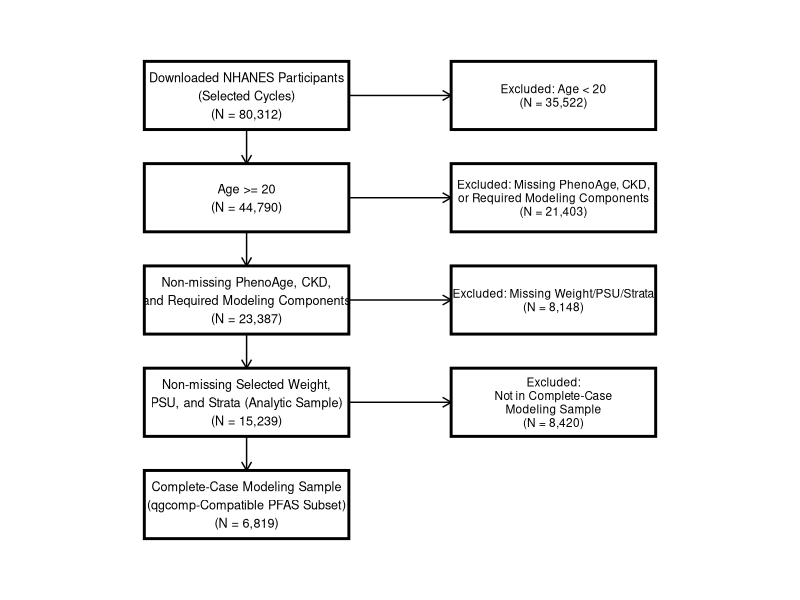
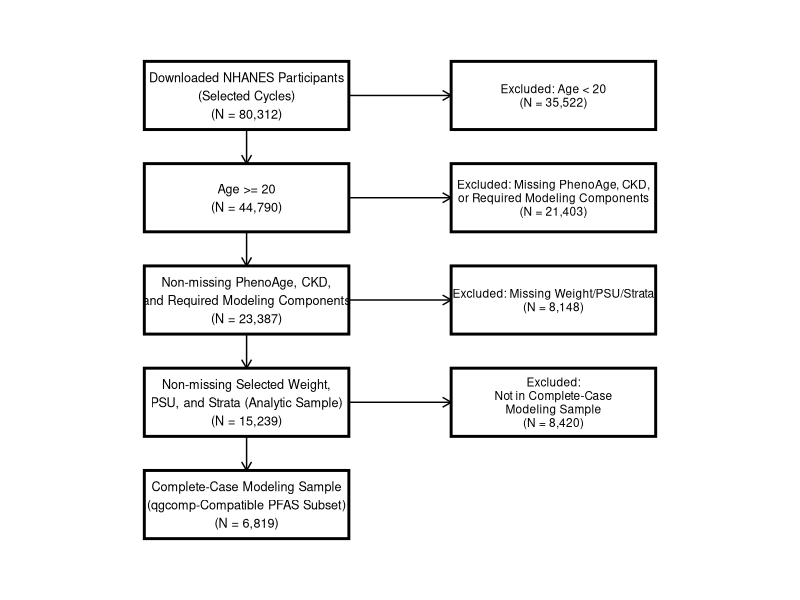

These figures' R source, in order:
library(ggplot2)
library(grid)

# ---- Main vertical boxes (simplified to key analytic steps) ----
main_labels <- c(
  "Downloaded NHANES Participants\n(Selected Cycles)\n(N = 80,312)",
  "Age >= 20\n(N = 44,790)",
  "Non-missing PhenoAge, CKD,\nand Required Modeling Components\n(N = 23,387)",
  "Non-missing Selected Weight,\nPSU, and Strata (Analytic Sample)\n(N = 15,239)",
  "Complete-Case Modeling Sample\n(qgcomp-Compatible PFAS Subset)\n(N = 6,819)"
)

exclusion_labels <- c(
  "Excluded: Age < 20\n(N = 35,522)",
  "Excluded: Missing PhenoAge, CKD,\nor Required Modeling Components\n(N = 21,403)",
  "Excluded: Missing Weight/PSU/Strata\n(N = 8,148)",
  "Excluded:\nNot in Complete-Case\nModeling Sample\n(N = 8,420)"
)

top_y <- 20
step_gap <- 3
box_height <- 2

boxes <- data.frame(
  xmin = 0,
  xmax = 6,
  ymax = top_y - (seq_along(main_labels) - 1) * step_gap,
  label = main_labels
)
boxes$ymin <- boxes$ymax - box_height

# ---- Exclusion boxes ----
exclusions <- data.frame(
  xmin = 9,
  xmax = 15,
  ymax = boxes$ymax[seq_along(exclusion_labels)],
  label = exclusion_labels
)
exclusions$ymin <- exclusions$ymax - box_height

p <- ggplot() +
  
  # Main boxes
  geom_rect(data = boxes,
            aes(xmin = xmin, xmax = xmax,
                ymin = ymin, ymax = ymax),
            fill = "white", color = "black", linewidth = 1) +
  
  # Exclusion boxes
  geom_rect(data = exclusions,
            aes(xmin = xmin, xmax = xmax,
                ymin = ymin, ymax = ymax),
            fill = "white", color = "black", linewidth = 1) +
  
  # Vertical arrows
  geom_segment(
    data = data.frame(
      x = 3, xend = 3,
      y = boxes$ymin[-nrow(boxes)],
      yend = boxes$ymax[-1]
    ),
    aes(x = x, xend = xend, y = y, yend = yend),
    arrow = arrow(length = unit(0.25, "cm"))
  ) +
  
  # Horizontal exclusion arrows
  geom_segment(
    data = data.frame(
      x = 6, xend = 9,
      y = (boxes$ymin[seq_len(nrow(exclusions))] + boxes$ymax[seq_len(nrow(exclusions))]) / 2,
      yend = (boxes$ymin[seq_len(nrow(exclusions))] + boxes$ymax[seq_len(nrow(exclusions))]) / 2
    ),
    aes(x = x, xend = xend, y = y, yend = yend),
    arrow = arrow(length = unit(0.25, "cm"))
  ) +
  
  # Text labels
  geom_text(data = boxes,
            aes(x = 3, y = (ymin + ymax)/2, label = label),
            size = 3.2) +
  
  geom_text(data = exclusions,
            aes(x = 12, y = (ymin + ymax)/2, label = label),
            size = 3.0, lineheight = 0.95) +
  
  theme_void() +
  theme(
    text = element_text(family = "Times New Roman"),
    plot.title = element_text(
      hjust = 0.5,
      size = 16,
      face = "bold"
    )
  ) +
  
  coord_fixed() +
  xlim(-1, 16) +
  ylim(min(boxes$ymin) - 1, top_y + 1)

# Save as publishable-quality JPEG (300 dpi, Times New Roman)
ggsave(
  "Participant_F-Chart.jpg",
  plot = p,
  width = 10,
  height = 8,
  dpi = 300,
  device = "jpeg",
  quality = 95,
  bg = "white"
)
print(p)
